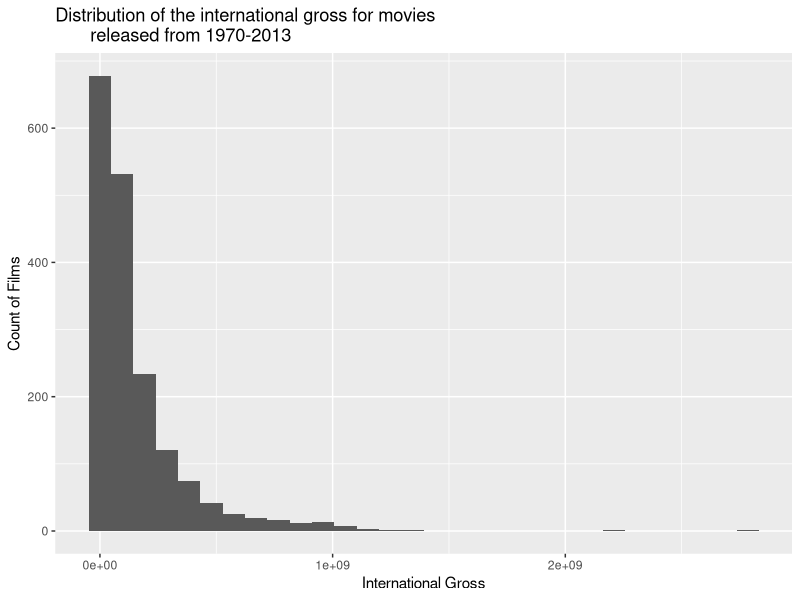

Generate this figure with R:
## ---- chunk 1
knitr::opts_chunk$set(echo = FALSE, 
                      warning = FALSE, 
                      message = FALSE)
## ---- chunk 2
library(broom)
library(knitr)
library(tidyverse) 
library(ggfortify)
## ---- chunk 3
movies <- read_csv("data/movies.csv")
## ---- chunk 4
movies <- movies %>% 
  mutate(intgross = as.numeric(intgross))

ggplot(data = movies, aes(x = intgross)) + 
  geom_histogram() +
  labs(x = "International Gross",
       y = "Count of Films",
       title = "Distribution of the international gross for movies
       released from 1970-2013")
## ---- chunk 5
movies <- movies %>% 
  filter(!is.na(intgross))

movies %>% 
  summarize(mean_int_gross = mean(intgross), 
            median_int_gross = median(intgross), 
            sd_int_gross = sd(intgross), 
            IQR = IQR(intgross)) %>% 
  kable(digits = 3)
